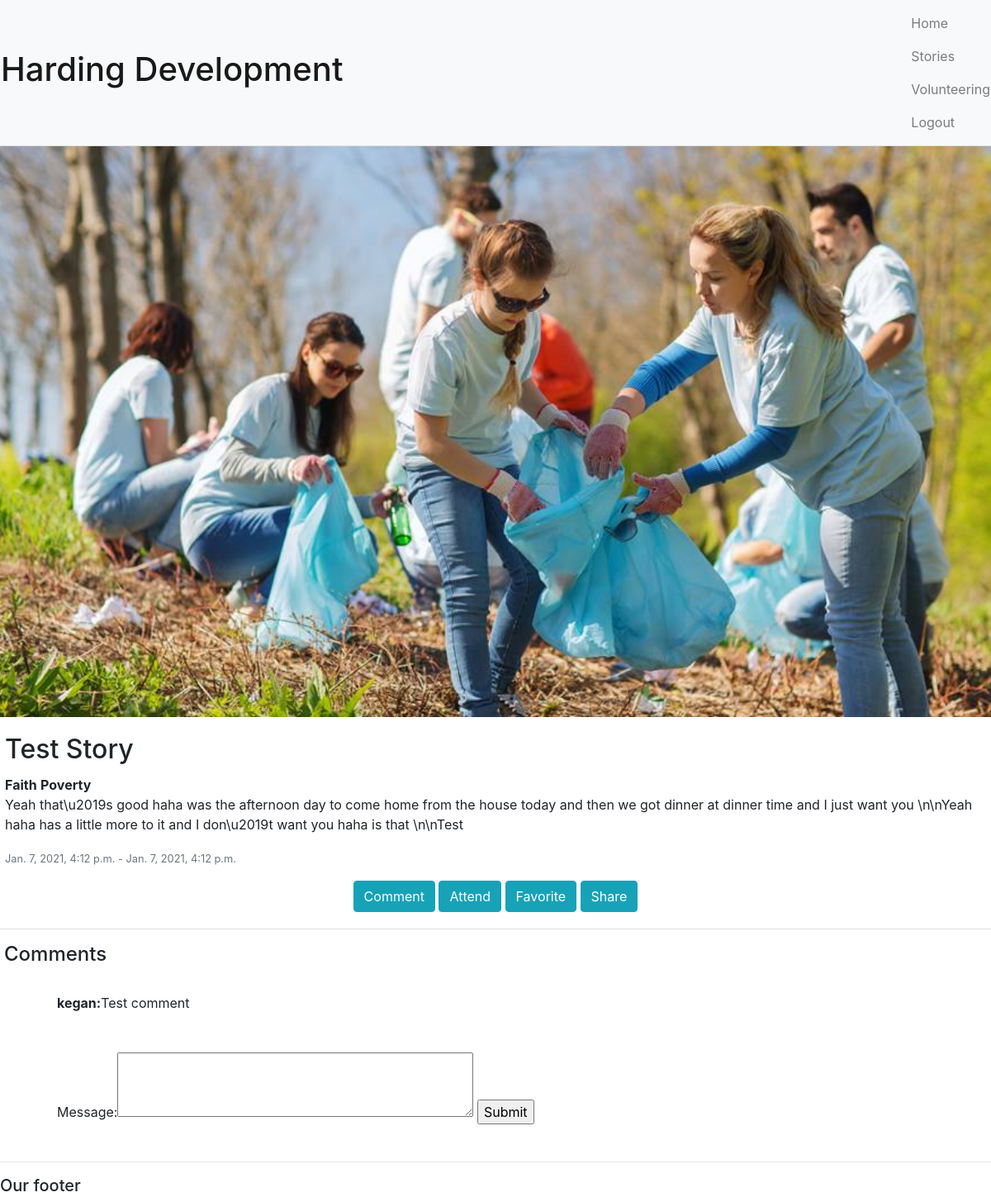
Before: /event/3/ with the older database file.
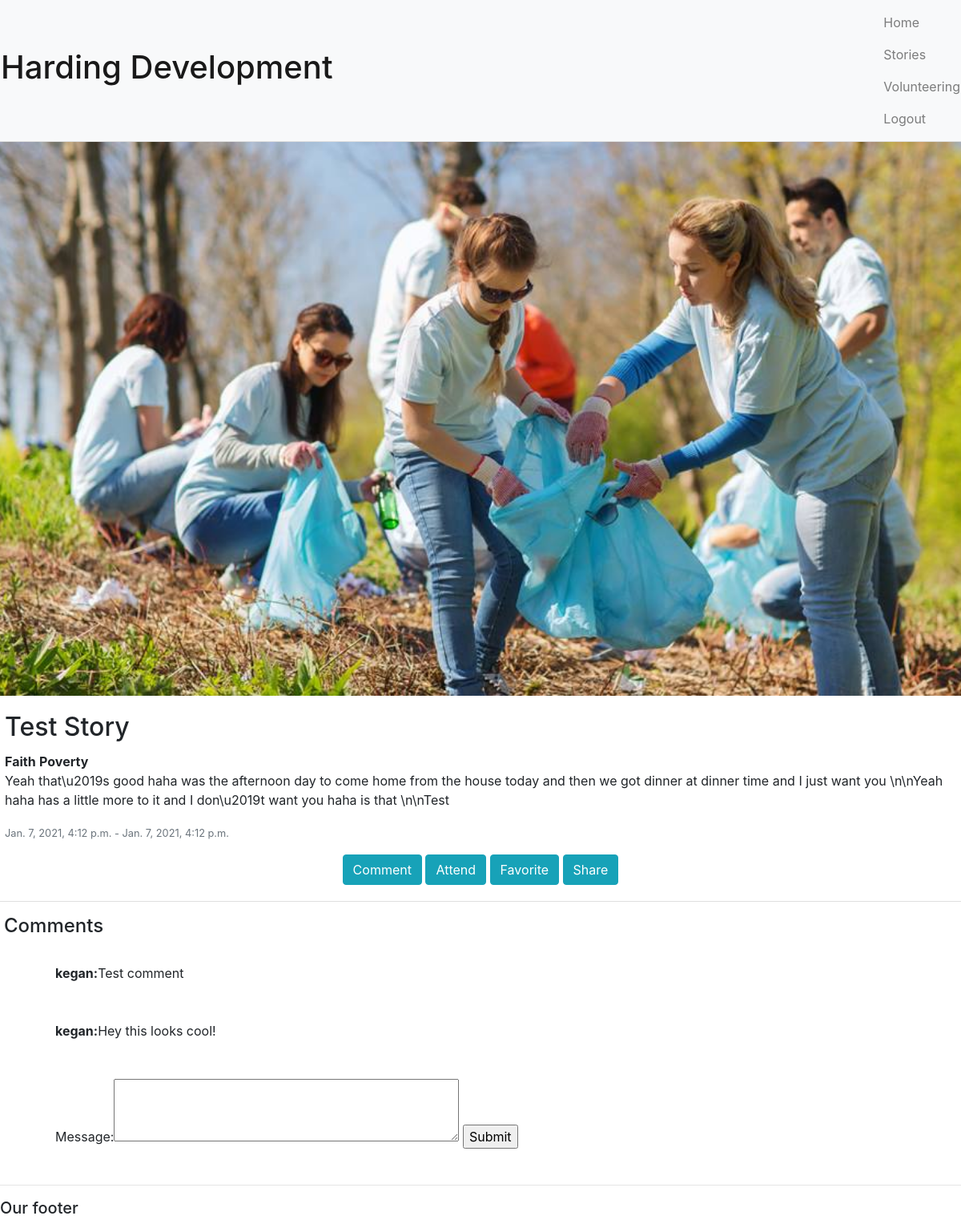
After: the same page with the newer database file.
### events/models.py (models this page shows, shortened)
class Post(models.Model):
    TYPE = ('Event', 'Event'), ('Story', 'Story')
    content_name = models.CharField(max_length=200, null=True)
    content_author = models.ForeignKey(Volunteer, null=True, on_delete=models.SET_NULL)
    content_date = models.DateTimeField(auto_now_add=True)
    content_date_start = models.DateTimeField(null=True, blank=True)
    content_date_end = models.DateTimeField(null=True, blank=True)
    content_social_description = models.CharField(max_length=1000, null=True)
    content_image = models.ImageField(default='profile1.png', null=True, blank=True)
    tags = models.ManyToManyField(Tag)
    full_story = models.CharField(max_length=10000, null=True, blank=True)
    post_type = models.CharField(max_length=200, null=True, choices=TYPE)
    attending = models.ManyToManyField(User)

class Tag(models.Model):
    name = models.CharField(max_length=200, null=True)
    def __str__(self):
        return self.name

class Comment(models.Model):
    message = models.CharField(max_length=300, null=True)
    author = models.ForeignKey(Volunteer, null=True, on_delete=models.CASCADE)
    post = models.ManyToManyField(Post)

class Volunteer(models.Model):
    user = models.OneToOneField(User, null=True, blank=True, on_delete=models.CASCADE)
    user_name = models.CharField(max_length=200, null=True, blank=True)
    first_name = models.CharField(max_length=200, null=True, blank=True)
    last_name = models.CharField(max_length=200, null=True, blank=True)
    user_rank = models.IntegerField(default=0)
    user_points = models.IntegerField(default = 0)
    user_coins = models.IntegerField(default = 0)
    user_icon = models.ImageField(default='profile1.png', null=True, blank=True)
    user_datecreated = models.DateTimeField(auto_now_add=True)

### events/views.py (the view, shortened to what this page needs)
# urls.py: path('event/<str:pk>/', views.event,name='event'),
def event(request, pk):
    post = Post.objects.get(id=pk)
    form = CommentForm()
    context = {'post':post, 'form':form}
    return render(request,'events/event.html', context )

### events/forms.py
class CommentForm(ModelForm):
    message = forms.CharField(widget=forms.Textarea(attrs={"rows":3}))
    class Meta:
        model = Comment
        fields = ['message']

### events/templates/events/event.html (shortened to what this page needs)
{% extends "events/main.html" %}
{% block content %}
<div class="row">
    <div class="card mb-3">
        <img class="card-img-top" src="{{post.content_image.url}}" alt="Card image cap">
        <div class="card-body">
          <h2 class="card-title">{{post.content_name}}</h2>
          {% for tag in post.tags.all %}
            <strong>{{tag}}</strong>
          {% endfor %}
          <p>{{post.content_social_description}}</p>
          <p class="card-text"><small class="text-muted">{{post.content_date_start}} - {{post.content_date_end}}</small></p>
          <div class="buttons">
          <a class="btn btn-info" href="#comment-form">Comment</a>
          <a class="btn btn-info" href="{% url 'attend' post.id %}">Attend</a>
          <a class="btn btn-info" href="{% url 'event' post.id %}">Favorite</a>
          <a class="btn btn-info" href="{% url 'event' post.id %}">Share</a>
          </div>
        </div>
      </div>
</div>
<h4 style="margin-left: 5px;">Comments</h4>
{% for comment in post.comment_set.all %}
<div class="row comments">
    <strong>{{comment.author.user_name}}: </strong>
    {{comment.message}}
</div>
{% endfor %}
<div class="row comments" id="comment-form">
    <form method="POST">
        {{form}}
        <input type="submit" name="Post">
    </form>
</div>
{% endblock %}

### events/templates/events/main.html (shortened to what this page needs)
<!DOCTYPE html>
{% load static %}
<html>
    <head>
        <link rel="stylesheet" href="https://stackpath.bootstrapcdn.com/bootstrap/4.5.2/css/bootstrap.min.css">
        <link rel="stylesheet" type="text/css" href="{% static '/css/main.css' %}">
    </head>
    <body>
        {% include 'events/navbar.html' %}
        {% block content %}
        {% endblock %}
        <hr>
        <h5>Our footer</h5>
    </body>
</html>

### events/templates/events/navbar.html (shortened to what this page needs)
{% load static %}
<nav style="width: 100%;"class="navbar sticky-top navbar-light bg-light">
    <div class="row">
    <a class="navbar-brand" href="{% url 'home' %}"><h1>Harding Development</h1></a>
    </div>
    <div class="row">
      <ul class="navbar-nav mr-auto">
        <li class="nav-item">
          <a class="nav-item nav-link" href="{% url 'home' %}">Home</a>
        </li>
        <li class="nav-item">
          <a class="nav-item nav-link" href="{% url 'stories' %}">Stories</a>
        </li>
        <li class="nav-item">
          <a class="nav-item nav-link" href="{% url 'volunteering' %}">Volunteering</a>
        </li>
        <li class="nav-item">
          <a class="nav-item nav-link" href="{% url 'logout' %}">Logout</a>
        </li>
        </div>
  </nav>

### static/css/main.css (style rules this page uses)
body { width: 100%; }
.comments { padding: 2% 7%; }
.buttons { text-align: center; }

Changed rows visible on the page:
added Comment: author.user_name "kegan", message "Hey this looks cool!"
